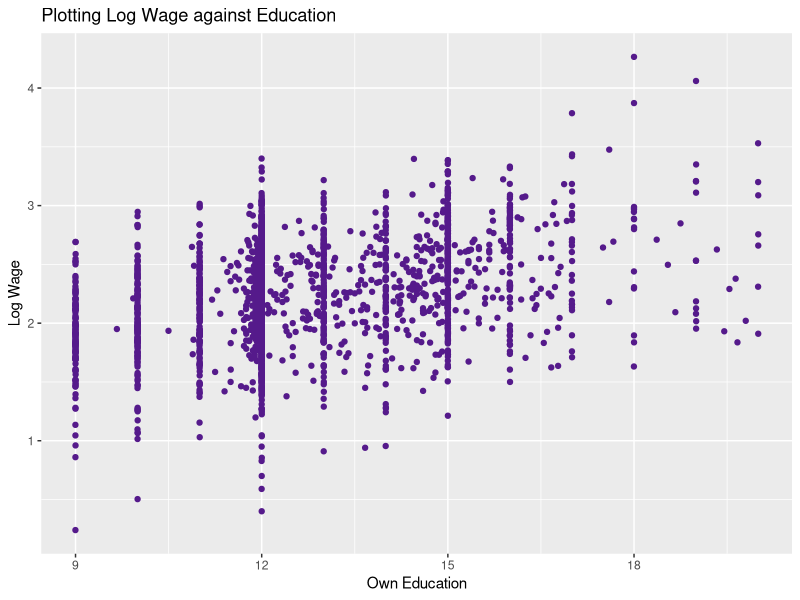
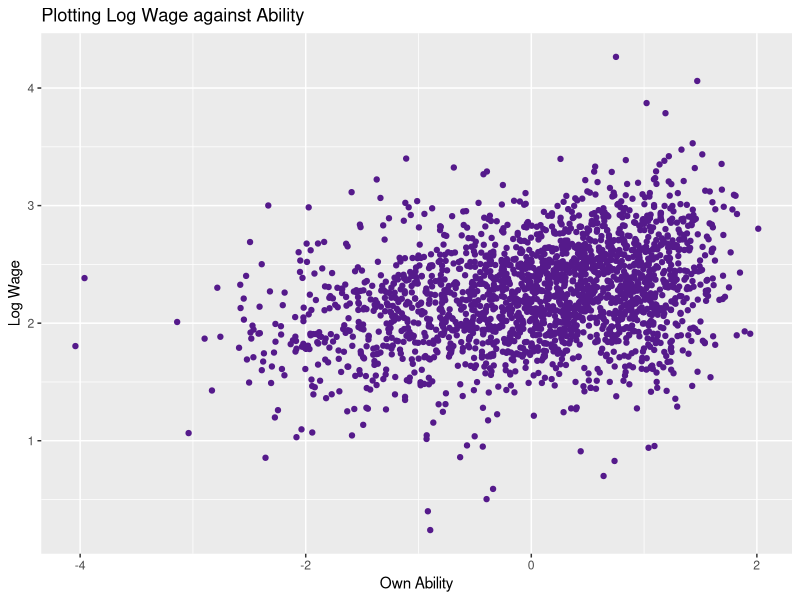
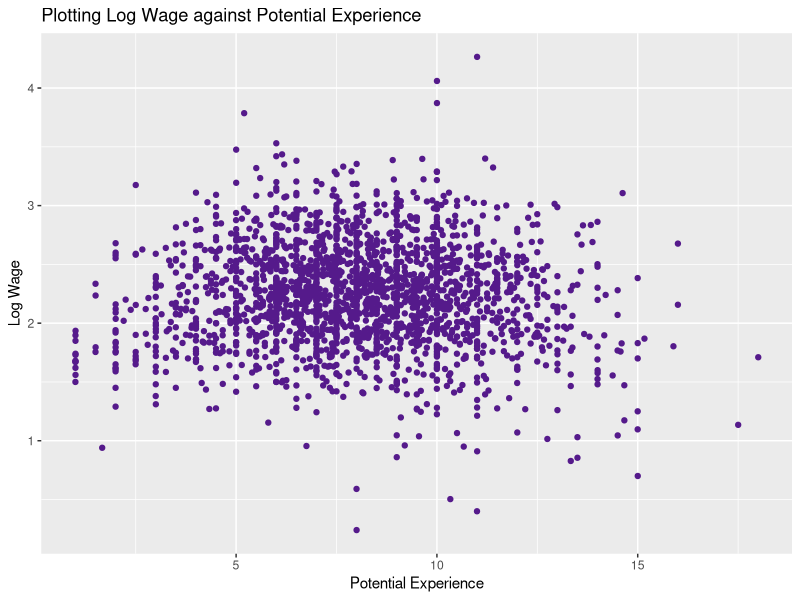

Source code (R) for these figures, in order:
#########################################################################
###ASSIGNMENT 1 on Koop-Tobias (2004), Journal of Applied Econometrics###
#########################################################################

#Downloading Required Packages
library(readr)
library(dplyr)
library(ggplot2)
library(lmtest)
library(rmarkdown)

#Importing Data
time_invar <- read_table2("time_invar.txt", col_names = FALSE)
colnames(time_invar) <- c("ability", "mother_edu", "father_edu", "broken_home", "siblings")
time_var <- read_table2("time_var.txt", col_names = FALSE)
colnames(time_var) <- c("person_id", "education", "logwage", "potential_exp", "time_trend")

#Grouping duplicate observations in the "time_var" dataset by taking means across time for each cross-sectional unit

time_var_1<-time_var%>%dplyr::group_by(person_id)%>%summarise(education = mean(education), logwage = mean(logwage), potential_exp = mean(potential_exp))
nrow(time_var_1)
nrow(time_invar)
nrow(time_var)
max(time_var$person_id) 

#Given set X1: constant, education, experience, ability (OWN CHARACTERISTICS)

constant <- rep(1, nrow(time_var_1))
x1 <- cbind(constant, time_var_1$education, time_var_1$potential_exp, time_invar$ability)
colnames(x1) <- c("constant", "education", "potential_exp", "ability")

#Given set X2: mother's education, father's education, number of siblings (HH CHARACTERISTICS)

x2 <- cbind(time_invar$mother_edu, time_invar$father_edu, time_invar$siblings)
colnames(x2) <- c("mother_edu", "father_edu", "siblings")

#Given y: log wage

y <- time_var_1$logwage

#Y and X1 Data

data1<- data.frame(y, x1)


#Q1 and Q2: Scatter plot of Y and X1 variables, and calculating correlation

plot1 <- ggplot(data1, aes(education, y)) + geom_jitter(colour = "purple4") + theme_gray() + xlab("Own Education") + ylab("Log Wage") + ggtitle("Plotting Log Wage against Education")
plot1
cor(time_var_1$logwage, time_var_1$education) 

plot2<- ggplot(data1, aes(ability, y)) + geom_jitter(colour = "purple4") + theme_gray() + xlab("Own Ability") + ylab("Log Wage") + ggtitle("Plotting Log Wage against Ability")
plot2
cor(time_var_1$logwage, time_invar$ability)

plot3<- ggplot(data1, aes(potential_exp, y)) + geom_jitter(colour = "purple4") + theme_gray() + xlab("Potential Experience") + ylab("Log Wage") + ggtitle("Plotting Log Wage against Potential Experience")
plot3
cor(time_var_1$logwage, time_var_1$potential_exp) 


#Multicollinearity Check
cor(time_invar$ability, time_var_1$education) #0.56
cor(time_var_1$education, time_var_1$potential_exp) #-0.43
cor(time_var_1$education, time_invar$mother_edu) #0.368
cor(time_var_1$education, time_invar$father_edu) #0.400


#Q3: Regression Specification: logwage ~ edu + potential_exp + ability

#We expect, a priori, for the coefficient of education to have a positive sign! 

#Q4: Estimating OLS without the built-in functions. We know that beta-hat = (X'X)^(-1)(X'y)

x1_transpose <- t(x1)
x_prime_x <- x1_transpose%*%x1
x_prime_x_inverse <- solve(x_prime_x)
x_prime_y <- x1_transpose%*%y
beta_hat <- x_prime_x_inverse%*%x_prime_y
beta_hat

#No, the coefficient of education does not match our a priori assumptions!

#Q5: Using the built-in OLS function "lm" (takes intercept by default)

regression_1 <- lm(data = data1, y ~ education + potential_exp + ability)
regression_1$coefficients #They match our matrix calculation!

#Q6: Regress variables in X2 on all variables in X1 and find residuals

data_2 <- cbind(x1, x2, y)
data_2 <- as.data.frame(data_2)
nrow(data_2)

mother_edu_regression <- lm(data = data_2, mother_edu ~ education + potential_exp + ability)
father_edu_regression <- lm(data = data_2, father_edu ~ education + potential_exp + ability)
siblings_regression <- lm(data = data_2, siblings ~ education + potential_exp + ability)


mother_residuals <- mother_edu_regression$residuals
father_residuals <- father_edu_regression$residuals
siblings_residuals <- siblings_regression$residuals

x2_star <- cbind(mother_residuals, father_residuals, siblings_residuals)

mean(mother_residuals)
mean(father_residuals)
mean(siblings_residuals)  #residual means are almost zero because of tiny numerical errors 

#Q7: Regression coefficients of Y on X1

regression_1$coefficients

#Q8: Regression coefficients of Y on X1 and X2

regression_2 <- lm(data = data_2, y ~ education + potential_exp + ability + mother_edu + father_edu + siblings)
regression_2$coefficients

#Q9: Regressing y on X1 and X2*, and comparing results

data_3 <- cbind(x1, x2_star, y)
data_3 <- as.data.frame(data_3)

regression_3 <- lm(data = data_3, y ~ education + potential_exp + ability + mother_residuals + father_residuals + siblings_residuals)
regression_3$coefficients
